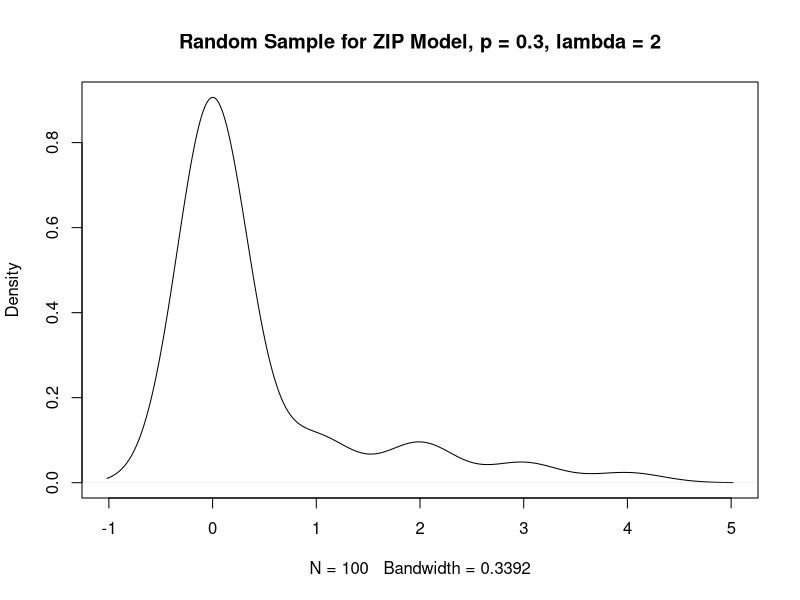
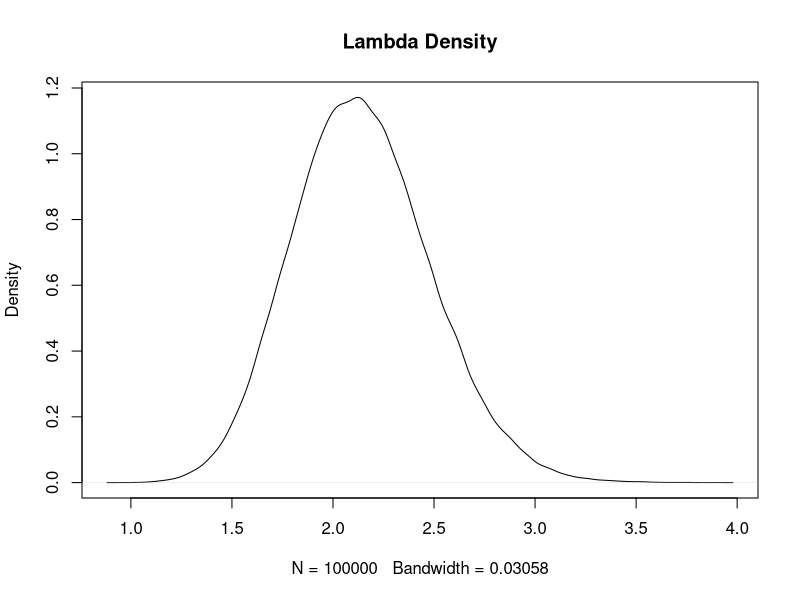
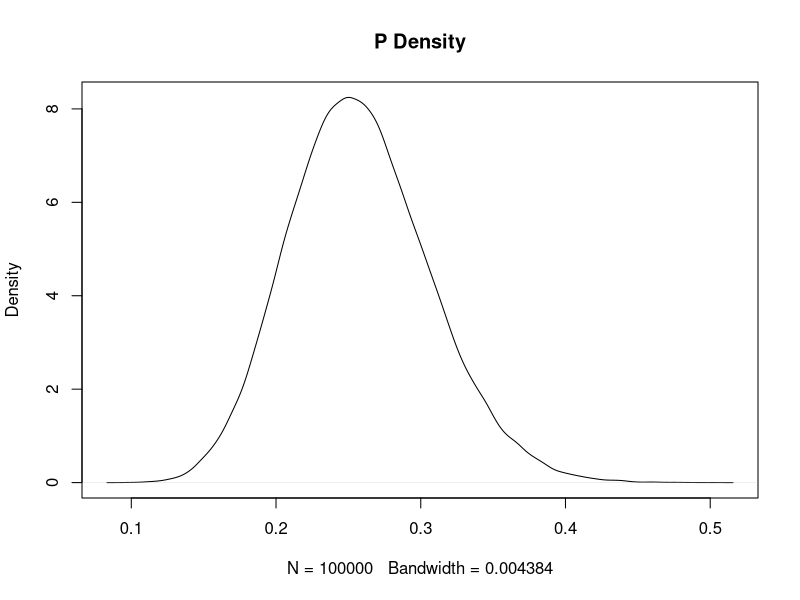

Reproduce these figures in R, in order.
#######################
###### PROBLEM 5 ######

# STATUS: Need to find part B (simple)
# Can't proceed without knowing Gibbs Sampler
# *******************************************************

# *** A ***

# NOTE: This just generates x_i for the Joint Distribution
# We'll need a different function for part c.

func.a <- function(n = 100, p = 0.3, lam = 2)
{
    r <- rbinom(n, 1, p)
    x <- rpois(n, lam*r)
    x
}
x = func.a()

plot(density(func.a()), main = "Random Sample for ZIP Model, p = 0.3, lambda = 2")
# *** B ***
# This is strictly Calculus, so no need for programming.

# *** C ***
# Need to calculate posterior before we can proceed

func.c <- function(samps = 1e5, n = 100, a = 1, b = 1, p.start = 0.3, lam.start = 2)
{
    # browser()
    x <- func.a(n = n, p = p.start, lam = lam.start)
    lam <- numeric(samps) # Records values of lam estimated in all iterations
    p <- numeric(samps) # Records values of p estimated in all iterations
    r <- numeric(n) # Records the r used in the current iteration
    
    # Initialize values (?)
    p[1] = p.start
    lam[1] = lam.start
    r <- rbinom(n, 1, p.start)
    for(i in 2:samps)
    {   
        lam[i] = rgamma(1, a + sum(x), b + sum(r))
        p[i] = rbeta(1, 1 + sum(r), n + 1 - sum(r))
        r = rbinom(n, 1, (p[i]*exp(-lam[i])) / ((p[i])*exp(-lam[i]) + (1-p[i])*(x == 0)))
    }
    data.frame(lam, p)
}

# This seems to work...
results = func.c(samps = 1e5)

plot(density(results[,1]), main = "Lambda Density")
plot(density(results[,2]), main = "P Density")
quantile(results[,1], c(0.025,0.975)) # (1.44517, 2.529160)
quantile(results[,2], c(0.025,0.975)) # (0.2650107, 0.4858813)
